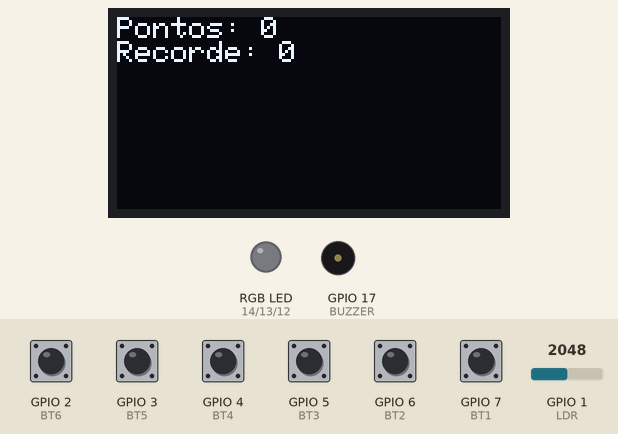
Simulated run of this sketch. Board: ESP32-S3. On the bench: 128×64 one-colour display, an RGB LED mixed from three pins (HIGH = lit), buzzer (waves = sounding). The inputs (shaded band) are chosen by the test bench; at power-on: GPIO 2 (BT6), GPIO 3 (BT5), GPIO 4 (BT4), GPIO 5 (BT3), GPIO 6 (BT2), GPIO 7 (BT1) HIGH, GPIO 1 (LDR) = 2048 (analog values on the 0–4095 scale). Dim RGB values are drawn brighter than linear; the display library's start-up logo is not drawn; storage starts empty; random numbers use the default seed unless the sketch sets one; what the sketch prints to the serial monitor is not drawn.

Above: at 1.2 s.
1.3 s: GPIO 2 (BT6) pulled LOW for 0.15 s
At 2.7 s:
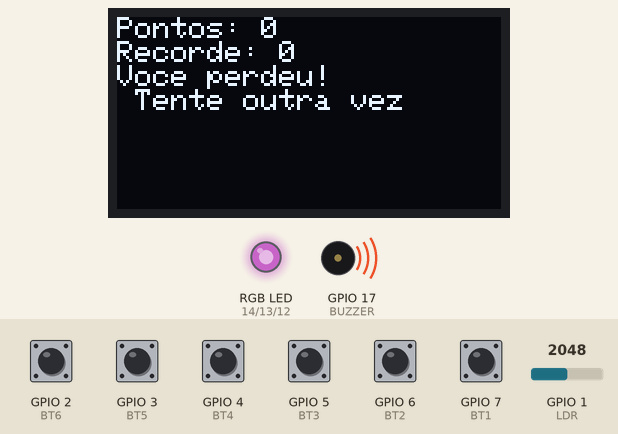
4.4 s: GPIO 6 (BT2) pulled LOW for 1 s
At 7.6 s:
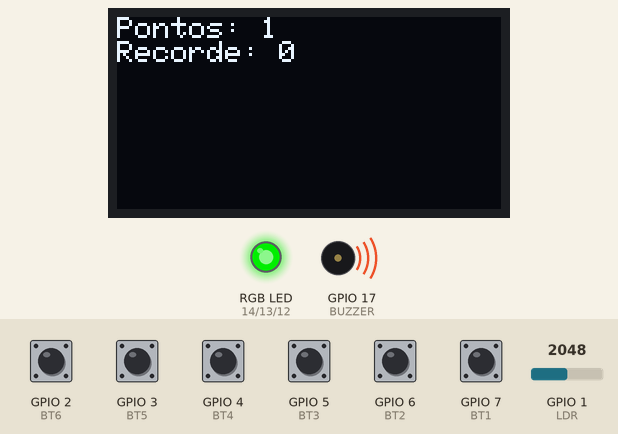
7.7 s: GPIO 4 (BT4) pulled LOW for 1 s
At 10.0 s:
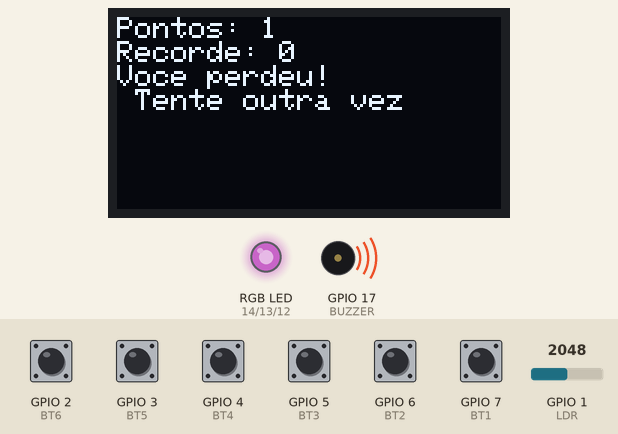
11.7 s: GPIO 3 (BT5) pulled LOW for 1 s
At 15.0 s:
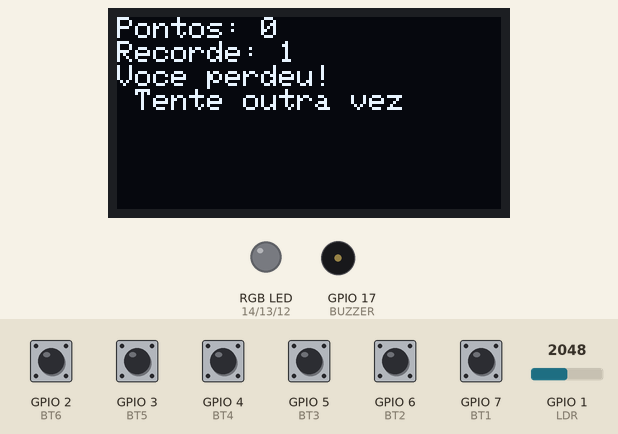
15.7 s: GPIO 7 (BT1) pulled LOW for 1 s
At 17.6 s:
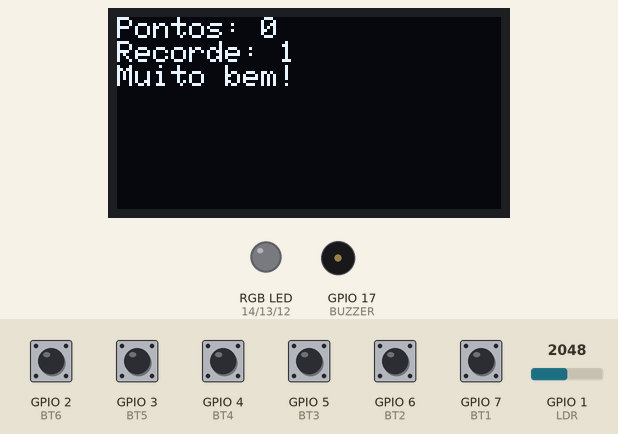
19.7 s: GPIO 5 (BT3) pulled LOW for 0.15 s
At 19.87 s:
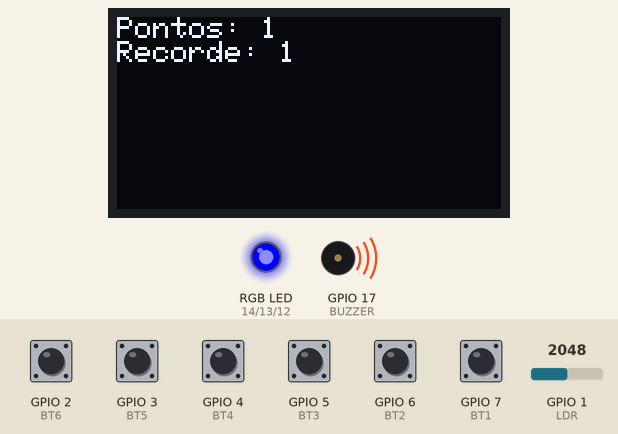
Timing chart, 0 to 23.8 s (numbered marks = the images above; inputs shaded):
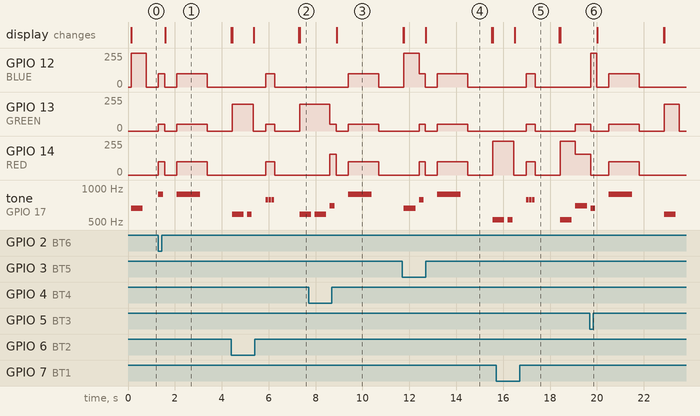

Measured:
- after the input at 1.3 s, GPIO 12 (BLUE): 0/255 → 100/255 at once, → 0/255 0.26 s later, → 100/255 0.53 s later, → 0/255 1.3 s later; GPIO 13 (GREEN): 0/255 → 50/255 at once, → 0/255 0.26 s later, → 50/255 0.53 s later, → 0/255 1.3 s later
- after the input at 4.4 s, GPIO 12 (BLUE), GPIO 14 (RED): 0/255 → 100/255 after 1.5 s, → 0/255 0.39 s later
- after the input at 7.7 s, GPIO 12 (BLUE): 0/255 → 100/255 after 1.7 s, → 0/255 1.3 s later; GPIO 14 (RED): 0/255 → 155/255 after 0.92 s, → 0/255 0.26 s later, → 100/255 0.53 s later, → 0/255 1.3 s later; the display: changes after 1.2 s (image 3)
- after the input at 11.7 s, GPIO 13 (GREEN): 0/255 → 50/255 after 0.71 s, → 0/255 0.26 s later, → 50/255 0.53 s later, → 0/255 1.3 s later; GPIO 14 (RED): 0/255 → 100/255 after 0.71 s, → 0/255 0.26 s later, → 100/255 0.53 s later, → 0/255 1.3 s later, … (5 changes in this stretch)
- after the input at 15.7 s, GPIO 12 (BLUE): 0/255 → 100/255 after 1.3 s, → 0/255 0.39 s later; GPIO 13 (GREEN): 0/255 → 50/255 after 1.3 s, → 0/255 0.39 s later, → 50/255 1.7 s later; the display: changes after 0.79 s (image 5)
- after the input at 19.7 s, GPIO 12 (BLUE): 0/255 → 255/255 at once, → 0/255 0.26 s later, → 100/255 0.53 s later, → 0/255 1.3 s later; tone on GPIO 17 (BUZZER): plays 659 Hz for 0.20 s, 880 Hz for 1.0 s, 587 Hz for 0.50 s, starting at once

The sketch:

simon-game.ino
```cpp
#include <Adafruit_SSD1306.h>
#include <vector>
#include <LittleFS.h>

const int RED = 14;
const int GREEN = 13;
const int BLUE = 12;
const int BT1 = 7;
const int BT2 = 6;
const int BT3 = 5;
const int BT4 = 4;
const int BT5 = 3;
const int BT6 = 2;
const int LDR = 1;
const int BUZZER = 17;

String mensagem;
Adafruit_SSD1306 display = Adafruit_SSD1306(128, 64);

struct Cor {
  int r, g, b;
};

Cor nota2cor(int nota);
void enviarRGB(Cor cor);
void enviarRGB(int red, int green, int blue);
int getRecorde();
void escreveRecorde(int pontos);

const int DO = 523;
const int RE = 587;
const int MI = 659;
const int FA = 698;
const int SOL = 784;
const int LA = 880;
/*
const int DO = 131;
const int RE = 147;
const int MI = 165;
const int FA = 175;
const int SOL = 196;
const int LA = 220;*/

const int NOTAS[] = {DO, RE, MI, FA};

std::vector<int> notas = {};
int pontos;
bool perdeu;

int recorde = 0;

void setup() {
  Serial.begin(115200);
  pinMode(RED, OUTPUT);
  pinMode(GREEN, OUTPUT);
  pinMode(BLUE, OUTPUT);
  pinMode(BUZZER, OUTPUT);
  pinMode(BT1, INPUT_PULLUP);
  pinMode(BT2, INPUT_PULLUP);
  pinMode(BT3, INPUT_PULLUP);
  pinMode(BT4, INPUT_PULLUP);
  pinMode(BT5, INPUT_PULLUP);
  pinMode(BT6, INPUT_PULLUP);

  analogReadResolution(12);

  display.begin(SSD1306_SWITCHCAPVCC, 0x3C);
  display.setTextColor(WHITE, BLACK);
  display.display();
  display.clearDisplay();

  if (!LittleFS.begin(true)) {
    Serial.println("Erro ao montar LittleFS");
    return;
  }
  Serial.println("Sucesso ao montar LittleFS");

  getRecorde();
}

void loop() {
  novoJogo();
  while (!perdeu) {
    mostra("Pontos: " + String(pontos));
    escreve("Recorde: " + String(recorde));
    adicionarNota();
    tocarMelodia(notas);
    perguntaJogador();
    delay(1000);
  }
}

void novoJogo() {
  int seed = ((micros() ^ analogRead(LDR)) * 37);
  randomSeed(seed);
  notas.clear();
  pontos = 0;
  perdeu = false;
  Serial.println("NOVO JOGO: " + String(notas.size()));
}

int escolherNota() {
  return NOTAS[random(4)];
}

void adicionarNota() {
  notas.push_back(escolherNota());
  Serial.println("nova nota: " + String(notas.size()) + ", " + String(notas.back()));
}

void tocarMelodia(std::vector<int> notas) {
  Serial.println("melodia: " + String(notas.size()));
  for (int nota : notas) {
    tocarNota(nota, 500);
  }
}

void tocarNota(int nota, int tempo) {
  enviarRGB(nota2cor(nota));
  tone(BUZZER, nota, tempo);
  delay(tempo * 1.3);
  noTone(BUZZER);
  enviarRGB(0, 0, 0);
}

int getNota() {
  int nota = 0;
  do {
    if (digitalRead(BT1) == LOW) {
      nota = DO;
    }
    else if (digitalRead(BT2) == LOW) {
      nota = RE;
    }
    else if (digitalRead(BT3) == LOW) {
      nota = MI;
    }
    else if (digitalRead(BT4) == LOW) {
      nota = FA;
    }
    else if (digitalRead(BT5) == LOW) {
      nota = SOL;
    }
    else if (digitalRead(BT6) == LOW) {
      nota = LA;
    }
  } while (nota == 0);
  Serial.println("nota usuario: " + String(nota));
  return nota;
}

void perguntaJogador() {
  int quantidade = 0;
  while (quantidade < notas.size()) {
    Serial.println("quantidade: " + String(quantidade) + ", " + String(notas.size()));
    int nota = getNota();

    tocarNota(nota, 200);

    Serial.println("diff : " + String(nota) + ", " + String(notas[quantidade]));
    if (nota != notas[quantidade]) {
      perde();
      return;
    }
    quantidade++;
  }
  ganha();
  pontos++;
}

void perde() {
  escreve("Voce perdeu!\n Tente outra vez");
  delay(500);
  tocarNota(LA, 1000);
  Serial.println("perdeu");
  perdeu = true;

  if (pontos > recorde) {
    escreveRecorde(pontos);
  }
}

void ganha() {
  escreve("Muito bem!");
  delay(500);
  tocarNota(SOL, 100);
  tocarNota(SOL, 100);
  tocarNota(SOL, 100);
  Serial.println("ganhou");
}

Cor nota2cor(int nota) {
  switch (nota) {
    case DO:
      return {255, 0, 0};
    case RE:
      return {0, 200, 0};
    case MI:
      return {0, 0, 255};
    case FA:
      return {155, 50, 0};
    default:
      return {100, 50, 100};
  }
}

void enviarRGB(Cor cor) {
  enviarRGB(cor.r, cor.g, cor.b);
}

void enviarRGB(int red, int green, int blue) {
  analogWrite(RED, red);
  analogWrite(GREEN, green);
  analogWrite(BLUE, blue);
}

int getRecorde() {
  File f = LittleFS.open("/recordes.txt", "r");
  if (!f) {
    recorde = 0;
    Serial.println("erro ao ler: " + String(recorde));
  }
  else {
    Serial.println("getRecorde linha: " + String(recorde));
    while (f.available()) {
      String linha = f.readStringUntil('\n');
      recorde = linha.toInt();
      Serial.println("getRecorde linha2: " + String(recorde));
    }
  }
  f.close();
  return recorde;
}

void escreveRecorde(int pontos) {
  recorde = pontos;
  File f = LittleFS.open("/recordes.txt", "w");
  if (!f) {
    Serial.println("erro ao escrever: " + String(recorde));
    return;
  }
  f.println(String(recorde));
  f.close();
  Serial.println("escreveu recorde: " + String(recorde));
}

void mostra(String mensagem) {
  display.clearDisplay();
  display.setCursor(0, 0);
  escreve(mensagem);
}
void escreve(String mensagem) {
  display.println(mensagem);
  display.display();
}
```
